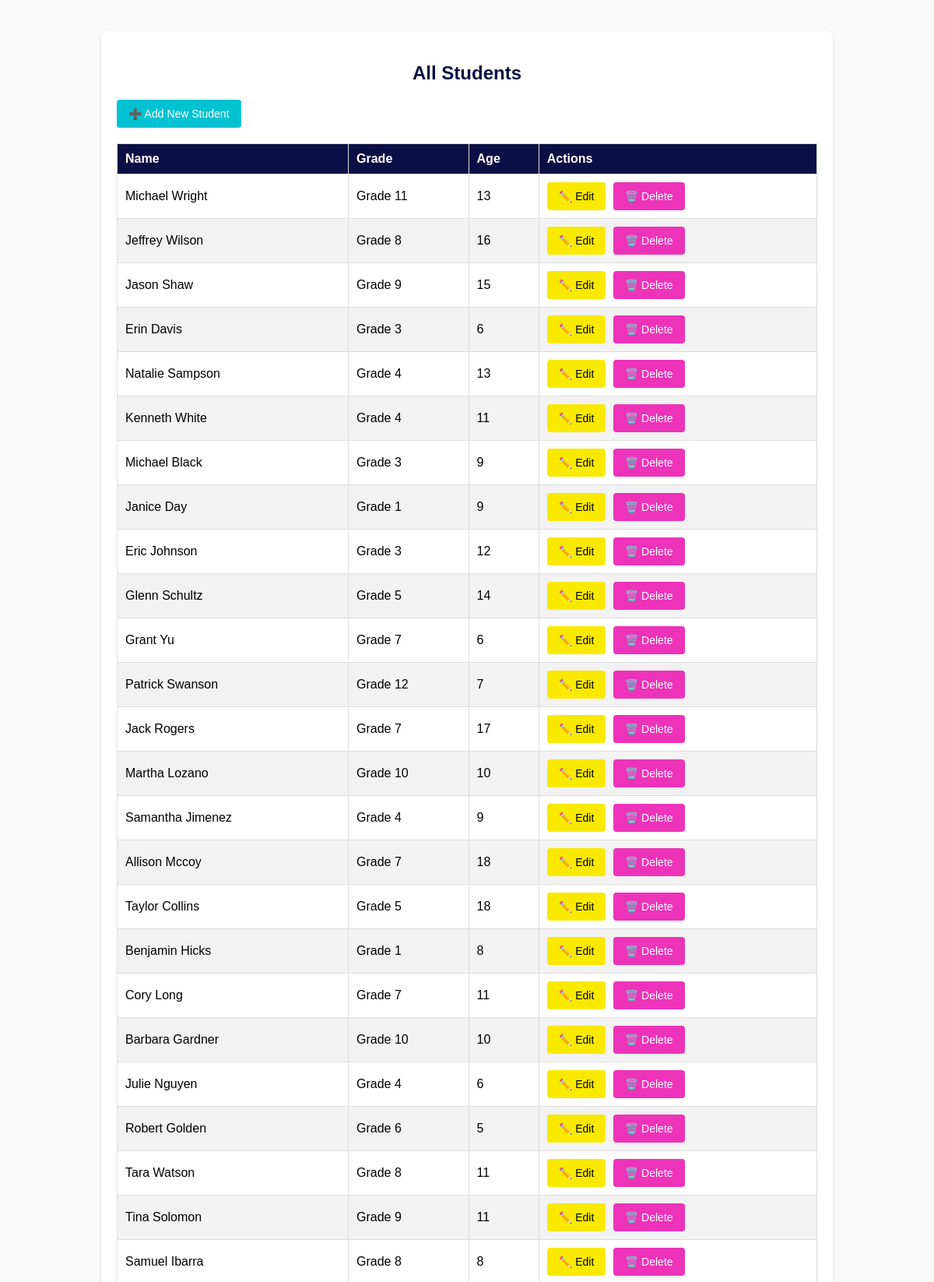
The page /students/ (upper part) on the database its author committed.
### school/models.py (models this page shows, shortened)
class Student(models.Model):
    name = models.CharField(max_length=100)
    age = models.IntegerField()
    grade = models.CharField(max_length=10)
    parent = models.ForeignKey(Parent, on_delete=models.CASCADE)
    subjects = models.ManyToManyField(Subject)

### school/views.py (the view)
# urls.py: path('students/', views.student_list, name='student_list'),   # Student List
def student_list(request):
    students = Student.objects.all()
    return render(request, 'student_list.html', {'students': students})

### school/templates/student_list.html (shortened to what this page needs)
<!DOCTYPE html>
<html lang="en">
<head>
</head>
<body>
    <div class="container">
        <h2>All Students</h2>
        <a href="{% url 'add_student' %}" class="btn btn-success">➕ Add New Student</a>
        <table>
            <thead>
                <tr>
                    <th>Name</th>
                    <th>Grade</th>
                    <th>Age</th>
                    <th>Actions</th>
                </tr>
            </thead>
            <tbody>
                {% for student in students %}
                <tr>
                    <td>{{ student.name }}</td>
                    <td>{{ student.grade }}</td>
                    <td>{{ student.age }}</td>
                    <td>
                        <a href="{% url 'update_student' student.id %}" class="btn btn-warning">✏️ Edit</a>
                        <a href="{% url 'delete_student' student.id %}" class="btn btn-danger">🗑️ Delete</a>
                    </td>
                </tr>
                {% empty %}
                <tr>
                    <td colspan="4" class="text-center">No students available.</td>
                </tr>
                {% endfor %}
            </tbody>
        </table>
    </div>
</body>
</html>

### school/templates/student_list.html (style rules this page uses)
body { font-family: Arial, sans-serif; margin: 0; padding: 0; background-color: #f9f9f9; }
.container { max-width: 900px; margin: 40px auto; background: white; padding: 20px; border-radius: 8px; box-shadow: 0 2px 5px rgba(0, 0, 0, 0.1); }
h2 { text-align: center; color: #0A1045; margin-bottom: 20px; }
.btn { padding: 10px 15px; border-radius: 4px; text-decoration: none; font-size: 14px; margin-right: 5px; display: inline-block; text-align: center; }
.btn-success { background-color: #00C2D1; color: white; border: none; }
.btn-warning { background-color: #F9E900; color: black; border: none; }
.btn-danger { background-color: #ED33B9; color: white; border: none; }
table { width: 100%; border-collapse: collapse; margin-top: 20px; }
thead { background-color: #0A1045; color: white; }
th, td { text-align: left; padding: 10px; border: 1px solid #ddd; }
tbody tr:nth-child(even) { background-color: #f2f2f2; }

### rows shown on the page
Student: name "Michael Wright", grade "Grade 11", age "13"
Student: name "Jeffrey Wilson", grade "Grade 8", age "16"
Student: name "Jason Shaw", grade "Grade 9", age "15"
Student: name "Erin Davis", grade "Grade 3", age "6"
Student: name "Natalie Sampson", grade "Grade 4", age "13"
Student: name "Kenneth White", grade "Grade 4", age "11"
Student: name "Michael Black", grade "Grade 3", age "9"
Student: name "Janice Day", grade "Grade 1", age "9"
Student: name "Eric Johnson", grade "Grade 3", age "12"
Student: name "Glenn Schultz", grade "Grade 5", age "14"
Student: name "Grant Yu", grade "Grade 7", age "6"
Student: name "Patrick Swanson", grade "Grade 12", age "7"
Student: name "Jack Rogers", grade "Grade 7", age "17"
Student: name "Martha Lozano", grade "Grade 10", age "10"
Student: name "Samantha Jimenez", grade "Grade 4", age "9"
Student: name "Allison Mccoy", grade "Grade 7", age "18"
Student: name "Taylor Collins", grade "Grade 5", age "18"
Student: name "Benjamin Hicks", grade "Grade 1", age "8"
Student: name "Cory Long", grade "Grade 7", age "11"
Student: name "Barbara Gardner", grade "Grade 10", age "10"
Student: name "Julie Nguyen", grade "Grade 4", age "6"
Student: name "Robert Golden", grade "Grade 6", age "5"
Student: name "Tara Watson", grade "Grade 8", age "11"
Student: name "Tina Solomon", grade "Grade 9", age "11"
Student: name "Samuel Ibarra", grade "Grade 8", age "8"
